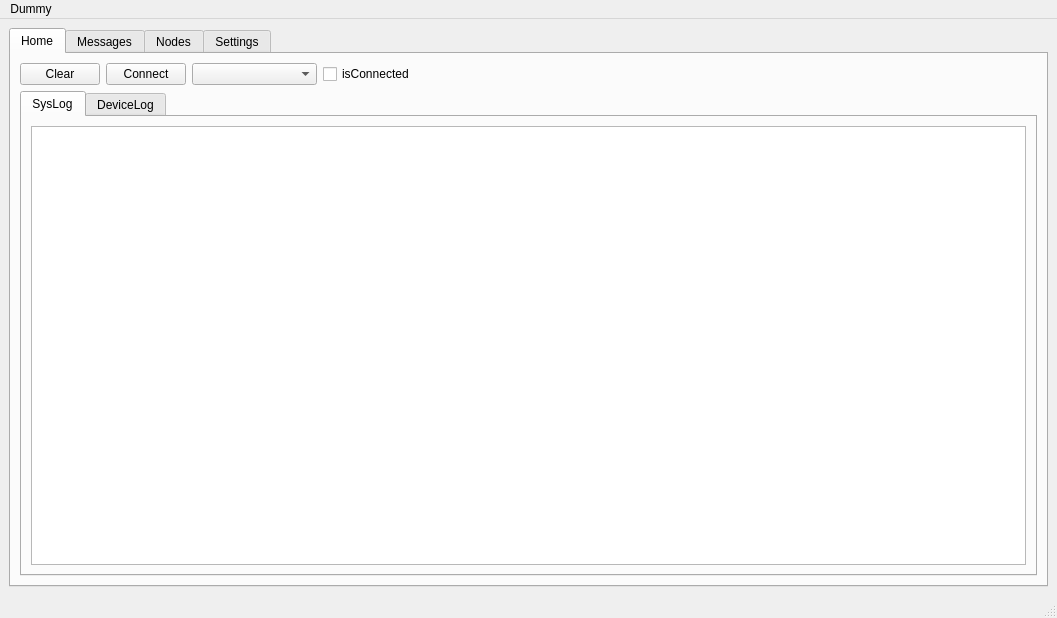
<?xml version="1.0" encoding="UTF-8"?>
<ui version="4.0">
 <class>MainWindow</class>
 <widget class="QMainWindow" name="MainWindow">
  <property name="geometry">
   <rect>
    <x>0</x>
    <y>0</y>
    <width>1057</width>
    <height>618</height>
   </rect>
  </property>
  <property name="focusPolicy">
   <enum>Qt::ClickFocus</enum>
  </property>
  <property name="windowTitle">
   <string>Flamingo MeshApp</string>
  </property>
  <widget class="QWidget" name="centralwidget">
   <layout class="QVBoxLayout" name="verticalLayout_84">
    <item>
     <widget class="QTabWidget" name="mainTabWidget">
      <property name="currentIndex">
       <number>0</number>
      </property>
      <widget class="QWidget" name="homeTab">
       <attribute name="title">
        <string>Home</string>
       </attribute>
       <layout class="QVBoxLayout" name="verticalLayout_2">
        <item>
         <layout class="QHBoxLayout" name="horizontalLayout_5" stretch="1,1,2,1,10">
          <item>
           <widget class="QPushButton" name="clearCurrentLogWindowPushButton">
            <property name="toolTip">
             <string>Clears currently exposed log window</string>
            </property>
            <property name="text">
             <string>Clear</string>
            </property>
           </widget>
          </item>
          <item>
           <widget class="QPushButton" name="connectDevicePushButton">
            <property name="toolTip">
             <string>Connect to currently selected COM port</string>
            </property>
            <property name="text">
             <string>Connect</string>
            </property>
           </widget>
          </item>
          <item>
           <widget class="QComboBox" name="comPortComboBox">
            <property name="toolTip">
             <string>Detected COM Ports</string>
            </property>
           </widget>
          </item>
          <item>
           <widget class="QCheckBox" name="isConnectedCheckBox">
            <property name="text">
             <string>isConnected</string>
            </property>
           </widget>
          </item>
          <item>
           <spacer name="horizontalSpacer">
            <property name="orientation">
             <enum>Qt::Horizontal</enum>
            </property>
            <property name="sizeHint" stdset="0">
             <size>
              <width>40</width>
              <height>20</height>
             </size>
            </property>
           </spacer>
          </item>
         </layout>
        </item>
        <item>
         <widget class="QTabWidget" name="logTabWidget">
          <property name="currentIndex">
           <number>0</number>
          </property>
          <widget class="QWidget" name="sysLogTab">
           <attribute name="title">
            <string>SysLog</string>
           </attribute>
           <layout class="QHBoxLayout" name="horizontalLayout_3">
            <item>
             <widget class="QTextEdit" name="sysLogTextEdit">
              <property name="acceptDrops">
               <bool>false</bool>
              </property>
              <property name="readOnly">
               <bool>true</bool>
              </property>
             </widget>
            </item>
           </layout>
          </widget>
          <widget class="QWidget" name="deviceLogTab">
           <attribute name="title">
            <string>DeviceLog</string>
           </attribute>
           <layout class="QHBoxLayout" name="horizontalLayout_4">
            <item>
             <widget class="QTextEdit" name="deviceLogTextEdit"/>
            </item>
           </layout>
          </widget>
         </widget>
        </item>
       </layout>
      </widget>
      <widget class="QWidget" name="messagesTab">
       <attribute name="title">
        <string>Messages</string>
       </attribute>
       <layout class="QVBoxLayout" name="verticalLayout_6">
        <item>
         <layout class="QVBoxLayout" name="verticalLayout_5" stretch="20,1">
          <item>
           <widget class="QTabWidget" name="messagesTabWidget">
            <property name="currentIndex">
             <number>0</number>
            </property>
            <widget class="QWidget" name="ch0Tab">
             <attribute name="title">
              <string>Ch.0</string>
             </attribute>
             <layout class="QVBoxLayout" name="verticalLayout_7">
              <item>
               <widget class="QTextEdit" name="ch0TextEdit">
                <property name="acceptDrops">
                 <bool>false</bool>
                </property>
                <property name="readOnly">
                 <bool>true</bool>
                </property>
               </widget>
              </item>
             </layout>
            </widget>
           </widget>
          </item>
          <item>
           <widget class="QGroupBox" name="groupBox">
            <property name="title">
             <string>Input</string>
            </property>
            <layout class="QVBoxLayout" name="verticalLayout_4">
             <item>
              <widget class="QTextEdit" name="sendMessageTextEdit"/>
             </item>
             <item>
              <layout class="QHBoxLayout" name="horizontalLayout_6" stretch="1,1,1,1,2,5,1,3,5">
               <item>
                <widget class="QPushButton" name="sendMessagePushButton">
                 <property name="toolTip">
                  <string>Send message to exposed Message tab</string>
                 </property>
                 <property name="text">
                  <string>Send</string>
                 </property>
                </widget>
               </item>
               <item>
                <widget class="QPushButton" name="clearMessagePushButton">
                 <property name="toolTip">
                  <string>Clear send message</string>
                 </property>
                 <property name="text">
                  <string>Clear</string>
                 </property>
                </widget>
               </item>
               <item>
                <widget class="QToolButton" name="emojisMessageToolButton">
                 <property name="toolTip">
                  <string>Add an emoji to the send message</string>
                 </property>
                 <property name="text">
                  <string>...</string>
                 </property>
                </widget>
               </item>
               <item>
                <widget class="QToolButton" name="tapbackMessageToolButton">
                 <property name="toolTip">
                  <string>Tapback - sends a single emoji to the current message tab</string>
                 </property>
                 <property name="text">
                  <string>...</string>
                 </property>
                </widget>
               </item>
               <item>
                <widget class="QLineEdit" name="charCountLineEdit">
                 <property name="toolTip">
                  <string>Message byte count</string>
                 </property>
                 <property name="placeholderText">
                  <string>char count</string>
                 </property>
                </widget>
               </item>
               <item>
                <spacer name="horizontalSpacer_4">
                 <property name="orientation">
                  <enum>Qt::Horizontal</enum>
                 </property>
                 <property name="sizeHint" stdset="0">
                  <size>
                   <width>40</width>
                   <height>20</height>
                  </size>
                 </property>
                </spacer>
               </item>
               <item>
                <widget class="QPushButton" name="addDmTabPushButton">
                 <property name="toolTip">
                  <string>Add DM tab for selected node if one is not already available</string>
                 </property>
                 <property name="text">
                  <string>Add DM</string>
                 </property>
                </widget>
               </item>
               <item>
                <widget class="QComboBox" name="dmTabsComboBox">
                 <property name="toolTip">
                  <string>Node choice</string>
                 </property>
                </widget>
               </item>
               <item>
                <spacer name="horizontalSpacer_5">
                 <property name="orientation">
                  <enum>Qt::Horizontal</enum>
                 </property>
                 <property name="sizeHint" stdset="0">
                  <size>
                   <width>40</width>
                   <height>20</height>
                  </size>
                 </property>
                </spacer>
               </item>
              </layout>
             </item>
            </layout>
           </widget>
          </item>
         </layout>
        </item>
       </layout>
      </widget>
      <widget class="QWidget" name="tab">
       <attribute name="title">
        <string>Nodes</string>
       </attribute>
       <layout class="QVBoxLayout" name="verticalLayout_8">
        <item>
         <layout class="QHBoxLayout" name="horizontalLayout_12" stretch="1,1,2,2,5">
          <item>
           <widget class="QPushButton" name="nodesOpenOneLevelPushButton">
            <property name="text">
             <string>Open One Level</string>
            </property>
           </widget>
          </item>
          <item>
           <widget class="QPushButton" name="nodesCloseAllPushButton">
            <property name="text">
             <string>Close All</string>
            </property>
           </widget>
          </item>
          <item>
           <layout class="QHBoxLayout" name="horizontalLayout_10">
            <item>
             <widget class="QLabel" name="label_4">
              <property name="text">
               <string>Filter</string>
              </property>
             </widget>
            </item>
            <item>
             <widget class="QLineEdit" name="nodesFilterLineEdit">
              <property name="toolTip">
               <string>Filter node long names by regular expression</string>
              </property>
              <property name="placeholderText">
               <string>reg expression</string>
              </property>
             </widget>
            </item>
           </layout>
          </item>
          <item>
           <layout class="QHBoxLayout" name="horizontalLayout_11">
            <item>
             <widget class="QLabel" name="label_5">
              <property name="text">
               <string>Sort By</string>
              </property>
             </widget>
            </item>
            <item>
             <widget class="QComboBox" name="nodesSortByComboBox"/>
            </item>
           </layout>
          </item>
          <item>
           <spacer name="horizontalSpacer_7">
            <property name="orientation">
             <enum>Qt::Horizontal</enum>
            </property>
            <property name="sizeHint" stdset="0">
             <size>
              <width>40</width>
              <height>20</height>
             </size>
            </property>
           </spacer>
          </item>
         </layout>
        </item>
        <item>
         <widget class="QTreeWidget" name="nodesTreeWidget">
          <attribute name="headerVisible">
           <bool>false</bool>
          </attribute>
          <column>
           <property name="text">
            <string notr="true">1</string>
           </property>
          </column>
         </widget>
        </item>
       </layout>
      </widget>
      <widget class="QWidget" name="settingsTab">
       <attribute name="title">
        <string>Settings</string>
       </attribute>
       <layout class="QHBoxLayout" name="horizontalLayout_2">
        <item>
         <widget class="QTabWidget" name="optionsTabWidget">
          <property name="currentIndex">
           <number>0</number>
          </property>
          <widget class="QWidget" name="optionsGeneralTab">
           <attribute name="title">
            <string>General</string>
           </attribute>
           <layout class="QVBoxLayout" name="verticalLayout">
            <item>
             <layout class="QHBoxLayout" name="horizontalLayout_66">
              <item>
               <widget class="QPushButton" name="configLoadPushButton">
                <property name="text">
                 <string>Load Config</string>
                </property>
               </widget>
              </item>
              <item>
               <widget class="QPushButton" name="configSavePushButton">
                <property name="text">
                 <string>Save Config</string>
                </property>
               </widget>
              </item>
              <item>
               <widget class="QPushButton" name="configSaveAsPushButton">
                <property name="text">
                 <string>Save Config as...</string>
                </property>
               </widget>
              </item>
              <item>
               <spacer name="horizontalSpacer_31">
                <property name="orientation">
                 <enum>Qt::Horizontal</enum>
                </property>
                <property name="sizeHint" stdset="0">
                 <size>
                  <width>40</width>
                  <height>20</height>
                 </size>
                </property>
               </spacer>
              </item>
             </layout>
            </item>
            <item>
             <layout class="QHBoxLayout" name="horizontalLayout">
              <item>
               <widget class="QPushButton" name="browseDefaultLogDirPushButton">
                <property name="toolTip">
                 <string>Browse to directory to use for log files</string>
                </property>
                <property name="text">
                 <string>Browse (Log Dir)</string>
                </property>
               </widget>
              </item>
              <item>
               <widget class="QLineEdit" name="logDirLineEdit"/>
              </item>
             </layout>
            </item>
            <item>
             <widget class="QCheckBox" name="autoConnectSerialCheckBox">
              <property name="toolTip">
               <string>Autoconnect if only one serial port is detected</string>
              </property>
              <property name="text">
               <string>Autoconnect to serial port</string>
              </property>
             </widget>
            </item>
            <item>
             <widget class="QCheckBox" name="enableDeviceLogEchoCheckBox">
              <property name="toolTip">
               <string>Enable echo of device debug output to GUI - warning - adversely affects performance!</string>
              </property>
              <property name="text">
               <string>Enable Device Log Echo</string>
              </property>
             </widget>
            </item>
            <item>
             <layout class="QHBoxLayout" name="horizontalLayout_7" stretch="1,1,1,3,10">
              <item>
               <widget class="QCheckBox" name="autoTapbackCheckBox">
                <property name="toolTip">
                 <string>Enable channel monitoring for auto response</string>
                </property>
                <property name="text">
                 <string>Enable Auto Response</string>
                </property>
               </widget>
              </item>
              <item>
               <widget class="QSpinBox" name="autoTapbackChannelSpinBox">
                <property name="toolTip">
                 <string>Channel to monitor for auto response</string>
                </property>
               </widget>
              </item>
              <item>
               <widget class="QLabel" name="label_3">
                <property name="text">
                 <string>Channel</string>
                </property>
               </widget>
              </item>
              <item>
               <widget class="QLineEdit" name="autoTapbackLineEdit">
                <property name="toolTip">
                 <string>Keyword (not case sensitive) that triggers auto response, must be first word in messsage. </string>
                </property>
                <property name="placeholderText">
                 <string>keyword</string>
                </property>
               </widget>
              </item>
              <item>
               <spacer name="horizontalSpacer_6">
                <property name="orientation">
                 <enum>Qt::Horizontal</enum>
                </property>
                <property name="sizeHint" stdset="0">
                 <size>
                  <width>40</width>
                  <height>20</height>
                 </size>
                </property>
               </spacer>
              </item>
             </layout>
            </item>
            <item>
             <spacer name="verticalSpacer_4">
              <property name="orientation">
               <enum>Qt::Vertical</enum>
              </property>
              <property name="sizeHint" stdset="0">
               <size>
                <width>20</width>
                <height>439</height>
               </size>
              </property>
             </spacer>
            </item>
           </layout>
          </widget>
          <widget class="QWidget" name="guiTab">
           <attribute name="title">
            <string>GUI</string>
           </attribute>
           <layout class="QVBoxLayout" name="verticalLayout_3">
            <item>
             <widget class="QCheckBox" name="useDarkStylelCheckBox">
              <property name="toolTip">
               <string>Takes effect on restart</string>
              </property>
              <property name="text">
               <string>Use Dark Style</string>
              </property>
             </widget>
            </item>
            <item>
             <widget class="QCheckBox" name="enableFontScalingCheckBox">
              <property name="toolTip">
               <string>Requires GUI restart. If enabled, Widget/Font scaling are based on values below.
If disabled, values below are ignored and Font/Widget scaling adjust automatically based on screen resolution.
 Results are OS dependent, experiment with different values.</string>
              </property>
              <property name="text">
               <string>Enable Font/Widget Scaling</string>
              </property>
             </widget>
            </item>
            <item>
             <layout class="QHBoxLayout" name="horizontalLayout_9" stretch="1,1,20">
              <item>
               <widget class="QComboBox" name="widgetScalingComboBox">
                <property name="toolTip">
                 <string>Larger values, larger widgets. Requires GUI restart.</string>
                </property>
               </widget>
              </item>
              <item>
               <widget class="QLabel" name="label_2">
                <property name="text">
                 <string>Widget Scaling</string>
                </property>
               </widget>
              </item>
              <item>
               <spacer name="horizontalSpacer_3">
                <property name="orientation">
                 <enum>Qt::Horizontal</enum>
                </property>
                <property name="sizeHint" stdset="0">
                 <size>
                  <width>40</width>
                  <height>20</height>
                 </size>
                </property>
               </spacer>
              </item>
             </layout>
            </item>
            <item>
             <layout class="QHBoxLayout" name="horizontalLayout_8" stretch="1,1,20">
              <item>
               <widget class="QSpinBox" name="fontDpiSpinBox">
                <property name="toolTip">
                 <string>Larger values, larger font. Requires GUI restart.</string>
                </property>
               </widget>
              </item>
              <item>
               <widget class="QLabel" name="label">
                <property name="text">
                 <string>Font DPI</string>
                </property>
               </widget>
              </item>
              <item>
               <spacer name="horizontalSpacer_2">
                <property name="orientation">
                 <enum>Qt::Horizontal</enum>
                </property>
                <property name="sizeHint" stdset="0">
                 <size>
                  <width>40</width>
                  <height>20</height>
                 </size>
                </property>
               </spacer>
              </item>
             </layout>
            </item>
            <item>
             <spacer name="verticalSpacer">
              <property name="orientation">
               <enum>Qt::Vertical</enum>
              </property>
              <property name="sizeHint" stdset="0">
               <size>
                <width>20</width>
                <height>348</height>
               </size>
              </property>
             </spacer>
            </item>
           </layout>
          </widget>
         </widget>
        </item>
       </layout>
      </widget>
     </widget>
    </item>
   </layout>
  </widget>
  <widget class="QStatusBar" name="statusbar"/>
  <widget class="QMenuBar" name="menubar">
   <property name="geometry">
    <rect>
     <x>0</x>
     <y>0</y>
     <width>1057</width>
     <height>22</height>
    </rect>
   </property>
   <widget class="QMenu" name="menuDummy">
    <property name="title">
     <string>Dummy</string>
    </property>
   </widget>
   <addaction name="menuDummy"/>
  </widget>
  <action name="actionLoad_Network">
   <property name="text">
    <string>Open...                          ctrl-O</string>
   </property>
   <property name="toolTip">
    <string>Load network from an XML file</string>
   </property>
   <property name="statusTip">
    <string>Load network from an XML file</string>
   </property>
  </action>
  <action name="actionMerge_Network">
   <property name="text">
    <string>Merge Network</string>
   </property>
   <property name="statusTip">
    <string>Merge multiple XML network files into one.</string>
   </property>
  </action>
  <action name="actionSave_Network_Visualization_subsetOld">
   <property name="text">
    <string>Save Network As (Visualization subset)</string>
   </property>
   <property name="statusTip">
    <string>Save nodes displayed in Visualization tab to an XML file.</string>
   </property>
  </action>
  <action name="actionCSV_Export">
   <property name="text">
    <string>CSV Export</string>
   </property>
   <property name="statusTip">
    <string>Export to CSV - uses  code from CSV plugin.</string>
   </property>
  </action>
  <action name="actionCSV_Export_Visualization_subset">
   <property name="text">
    <string>CSV Export (Visualization subset)</string>
   </property>
   <property name="statusTip">
    <string>Export to CSV only nodes displayed  in Visualization tab.</string>
   </property>
  </action>
  <action name="actionExpand_Rlogin_Data">
   <property name="text">
    <string>Expand Rlogin Data</string>
   </property>
  </action>
  <action name="vmdeploymentActionSSheet_Import">
   <property name="text">
    <string>SSheet Import</string>
   </property>
  </action>
  <action name="vmDeploymentActionGenerateAnsibleFiles">
   <property name="text">
    <string>Generate Ansible Files (no restore)</string>
   </property>
   <property name="statusTip">
    <string>Generate Ansible files from current devices (restoration data not generated).</string>
   </property>
  </action>
  <action name="vmDeploymentActionSSheet_Export">
   <property name="text">
    <string>SSheet Export</string>
   </property>
  </action>
  <action name="actionAbout">
   <property name="text">
    <string>About</string>
   </property>
  </action>
  <action name="vmdeploymentActionSheet_Merge">
   <property name="text">
    <string>SSheet Import/Link XML/Generate Ansible Files (restore)</string>
   </property>
   <property name="toolTip">
    <string>Import SSheet, load XML and link SSheet/XML object, then generate Ansible files</string>
   </property>
  </action>
  <action name="actionVisio_Import">
   <property name="text">
    <string>Visio Import</string>
   </property>
   <property name="statusTip">
    <string>Import a Visio file.</string>
   </property>
  </action>
  <action name="vmDeploymentActionSSheetImportGenerateAnsibleFiles">
   <property name="text">
    <string>SSheet Import/Generate Ansible Files (no restore)</string>
   </property>
  </action>
  <action name="actionLoad_Network_Directory">
   <property name="text">
    <string>Merge Network (Directory)</string>
   </property>
   <property name="toolTip">
    <string>Merge all XML files from a directory</string>
   </property>
   <property name="statusTip">
    <string>Merge all XML files from a directory</string>
   </property>
  </action>
  <action name="actionSave_Network_DescriptionOld">
   <property name="text">
    <string>Save Network As (Text view)</string>
   </property>
   <property name="toolTip">
    <string>Will save network in text format using information available from View Devices tab.</string>
   </property>
   <property name="statusTip">
    <string>Will save network in text format using information available from View Devices tab.</string>
   </property>
  </action>
  <action name="actionGenerateVirtualNetworks">
   <property name="text">
    <string>Auto Generate Virtual Networks</string>
   </property>
   <property name="toolTip">
    <string>Will auto generate virtual networks for all nodes not connected to one. Useful for physical network scans if routers are not scanned.</string>
   </property>
   <property name="statusTip">
    <string>Will auto generate virtual networks for all nodes not connected to one. Useful for physical network scans if routers are not scanned.</string>
   </property>
  </action>
  <action name="actionRegenerateVirtualNetworks">
   <property name="text">
    <string>Regenerate Virtual Networks</string>
   </property>
   <property name="statusTip">
    <string>This deletes all virtual  networks and regnerates them; useful after a network merge where there may be duplicates.</string>
   </property>
  </action>
  <action name="actionSaveNetworkPlottingSubsetOld">
   <property name="text">
    <string>Save Network As (Plotting data subset)</string>
   </property>
  </action>
  <action name="actionNormalizeInterfaces">
   <property name="text">
    <string>Normalize Interfaces</string>
   </property>
   <property name="toolTip">
    <string>Normalize Interfaces</string>
   </property>
   <property name="statusTip">
    <string>Interface names will be changed to Eth0, Eth1, etc, with control network as Eth0.</string>
   </property>
  </action>
  <action name="vmDeploymentActionGenerateCredentials">
   <property name="text">
    <string>Generate Netmapper Scan Credentials</string>
   </property>
   <property name="statusTip">
    <string>Generate Netmapper Scan Credentials (does not use Ansible execution)</string>
   </property>
  </action>
  <action name="vmDeploymentActionGenerateCredentialsWithAnsible">
   <property name="text">
    <string>Generate Netmapper Scan Credentials (use Ansible)</string>
   </property>
   <property name="statusTip">
    <string>Use Ansible to generate scan credentials, needed if passwords are vault encoded.</string>
   </property>
  </action>
  <action name="vmDeploymentActionGenerateAnsibleFilesWithRestore">
   <property name="text">
    <string>Generate Ansible Files (with restore)</string>
   </property>
   <property name="statusTip">
    <string>Generate Ansible files from current devices with restoration data loaded from scanned XML file.</string>
   </property>
  </action>
  <action name="actionReinitialize">
   <property name="text">
    <string>New...(Reinitialize)</string>
   </property>
   <property name="statusTip">
    <string>Reinitialize - clear database, close all windows.</string>
   </property>
  </action>
  <action name="actionConvertScanToNetSpec">
   <property name="text">
    <string>Convert Scan XML to NetSpec XML</string>
   </property>
  </action>
  <action name="actionResourceCalculator">
   <property name="text">
    <string>Resource Calculator</string>
   </property>
   <property name="statusTip">
    <string>Opens the resource calculator.</string>
   </property>
  </action>
  <action name="actionDistToNonDist">
   <property name="text">
    <string>Distributed to Non-distributed</string>
   </property>
   <property name="statusTip">
    <string>Convert current database from distributed mode to non-distributed mode.</string>
   </property>
  </action>
  <action name="actionNonDistToDist">
   <property name="text">
    <string>Non-Distributed to Distributed</string>
   </property>
   <property name="statusTip">
    <string>Convert current database from non-distributed mode to distributed mode.</string>
   </property>
  </action>
  <action name="actionSave_Network">
   <property name="text">
    <string>Save                              ctrl-S</string>
   </property>
  </action>
  <action name="vmDeploymentActionGenerateAnsibleFilesInMemory">
   <property name="text">
    <string>Generate Ansible Files (no restore, in memory)</string>
   </property>
  </action>
  <action name="actionClearScanData">
   <property name="text">
    <string>Clear Scan Data</string>
   </property>
   <property name="toolTip">
    <string>Clears merged scan data from a network spec.</string>
   </property>
   <property name="statusTip">
    <string>Clears merged scan data from a network spec.</string>
   </property>
  </action>
  <action name="actionClose">
   <property name="text">
    <string>Close</string>
   </property>
  </action>
  <action name="actionSave_NetworkAsNewFile">
   <property name="text">
    <string>New File</string>
   </property>
  </action>
  <action name="actionSave_Network_Visualization_subset">
   <property name="text">
    <string>Visualization Subset</string>
   </property>
  </action>
  <action name="actionSave_Network_Text_View">
   <property name="text">
    <string>Text View</string>
   </property>
  </action>
  <action name="actionSaveNetworkPlottingSubset">
   <property name="text">
    <string>Plotting Data Subset</string>
   </property>
  </action>
  <action name="actionHideMapping">
   <property name="checkable">
    <bool>true</bool>
   </property>
   <property name="text">
    <string>Hide Mapping</string>
   </property>
  </action>
  <action name="actionHideVisualization">
   <property name="checkable">
    <bool>true</bool>
   </property>
   <property name="text">
    <string>Hide Visualization</string>
   </property>
  </action>
  <action name="actionHideCredentials">
   <property name="checkable">
    <bool>true</bool>
   </property>
   <property name="text">
    <string>Hide Credentials</string>
   </property>
  </action>
 </widget>
 <resources/>
 <connections/>
</ui>
